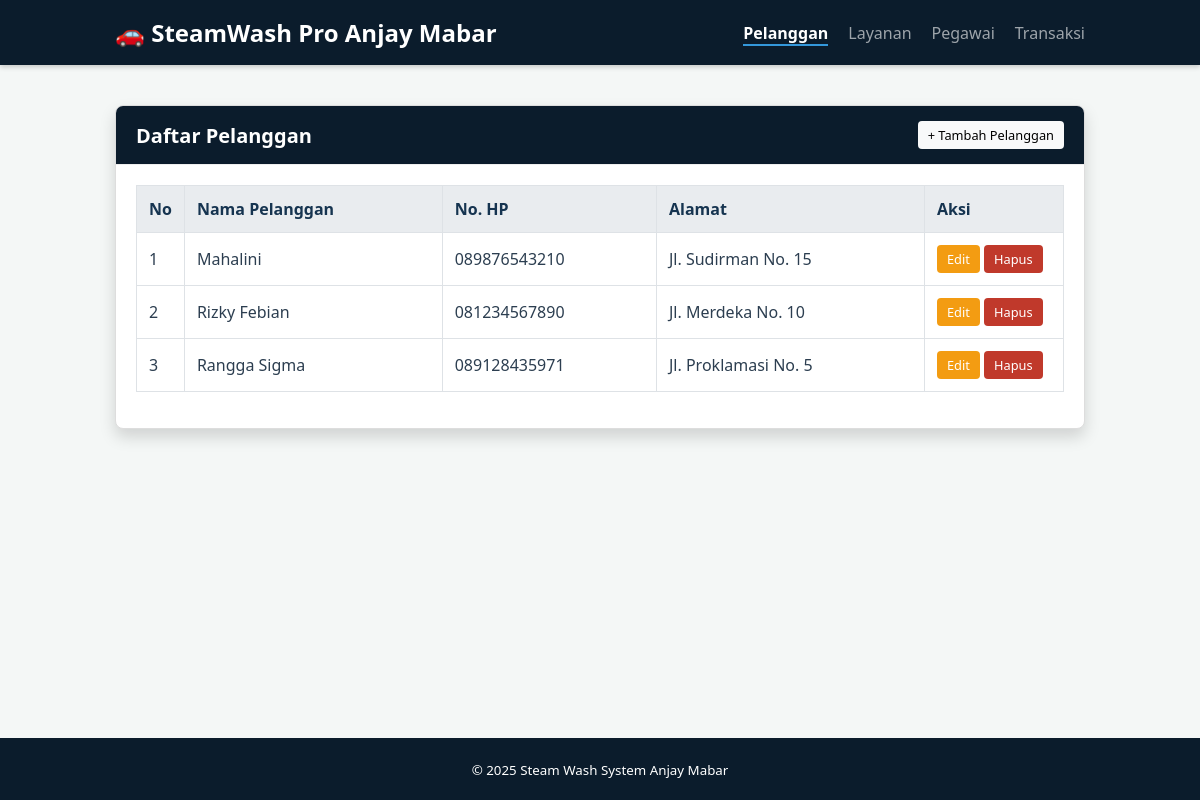
The page / on the database its author committed.
### tables this page shows
CREATE TABLE pelanggan (
    id_pelanggan INT AUTO_INCREMENT PRIMARY KEY,
    nama_pelanggan VARCHAR(100) NOT NULL,
    no_hp VARCHAR(15) NOT NULL,
    alamat TEXT
);

### viewmodels/PelangganViewModel.php (called while the page is built, shortened)
<?php
require_once 'config/Database.php';
require_once 'models/Pelanggan.php';
class PelangganViewModel {
    private $pelangganModel;
    public function __construct() {
        $database = new Database();
        $this->db = $database->getConnection();
        $this->pelangganModel = new Pelanggan($this->db);
    }
    public function showAllPelanggan() {
        $stmt = $this->pelangganModel->read();
        $dataPelanggan = [];
        while ($row = $stmt->fetch(PDO::FETCH_ASSOC)) {
            $dataPelanggan[] = $row;
        }
        return $dataPelanggan;
    }
}
?>

### config/Database.php (called while the page is built, shortened)
<?php
class Database {
    private $host = "localhost";
    private $db_name = "db_tempatcucikendaraan";
    private $username = "root";
    private $password = "";
    public function getConnection() {
        $this->conn = null;
        try {
            $this->conn = new PDO("mysql:host=" . $this->host . ";dbname=" . $this->db_name, $this->username, $this->password);
            $this->conn->setAttribute(PDO::ATTR_ERRMODE, PDO::ERRMODE_EXCEPTION);
        } catch(PDOException $exception) {
            echo "Connection error: " . $exception->getMessage();
        }
        return $this->conn;
    }
}
?>

### models/Pelanggan.php (called while the page is built, shortened)
<?php
class Pelanggan {
    private $conn;
    private $table_name = "pelanggan";
    public function __construct($db) {
        $this->conn = $db;
    }
    public function read() {
        $query = "SELECT * FROM " . $this->table_name . " ORDER BY id_pelanggan DESC";
        $stmt = $this->conn->prepare($query);
        $stmt->execute();
        return $stmt;
    }
}
?>

### views/pelanggan_list.php (the view, shortened to what this page needs)
<?php
include 'views/template/header.php';
?>
<div class="card shadow">
    <div class="card-header d-flex justify-content-between align-items-center">
        <h3 class="mb-0" style="margin:0; font-size: 1.25rem;">Daftar Pelanggan</h3>
        <a href="index.php?page=add_pelanggan" class="btn btn-light btn-sm">
            + Tambah Pelanggan
        </a>
    </div>
    <div class="card-body">
        <div class="table-responsive">
            <table class="table table-hover table-bordered">
                <thead>
                    <tr>
                        <th width="5%">No</th>
                        <th>Nama Pelanggan</th>
                        <th>No. HP</th>
                        <th>Alamat</th>
                        <th width="15%">Aksi</th>
                    </tr>
                </thead>
                <tbody>
                    <?php
                    if (!empty($pelangganList)) {
                        $no = 1;
                        foreach ($pelangganList as $p) {
                    ?>
                        <tr>
                            <td class="text-center"><?= $no++; ?></td>
                            <td><?= $p['nama_pelanggan']; ?></td>
                            <td><?= $p['no_hp']; ?></td>
                            <td><?= $p['alamat']; ?></td>
                            <td>
                                <a href="index.php?page=edit_pelanggan&id=<?= $p['id_pelanggan']; ?>" class="btn btn-warning btn-sm">Edit</a>
                                <a href="index.php?action=delete_pelanggan&id=<?= $p['id_pelanggan']; ?>" class="btn btn-danger btn-sm" onclick="return confirm('Yakin ingin menghapus?');">Hapus</a>
                            </td>
                        </tr>
                    <?php
                        }
                    } else {
                    ?>
                        <tr>
                            <td colspan="5" class="text-center">Belum ada data pelanggan.</td>
                        </tr>
                    <?php } ?>
                </tbody>
            </table>
        </div>
    </div>
</div>
<?php
include 'views/template/footer.php';
?>

### views/template/header.php (style rules this page uses)
:root { --primary-dark: #0b1c2c; --secondary-dark: #163450; --accent-color: #3498db; --text-dark: #2c3e50; --bg-light: #f4f7f6; --success: #27ae60; --warning: #f39c12; --danger: #c0392b; --light: #f8f9fa; }
* { box-sizing: border-box; }
body { font-family: 'Segoe UI', Tahoma, sans-serif; background-color: var(--bg-light); margin: 0; padding: 0; color: var(--text-dark); display: flex; flex-direction: column; min-height: 100vh; }
.mb-0 { margin-bottom: 0; }
.d-flex { display: flex; }
.justify-content-between { justify-content: space-between; }
.align-items-center { align-items: center; }
.text-center { text-align: center; }
.card { background: white; border-radius: 8px; box-shadow: 0 2px 4px rgba(0,0,0,0.1); overflow: hidden; border: 1px solid #ddd; }
.card-header { padding: 15px 20px; background-color: var(--primary-dark); color: white; border-bottom: 1px solid #eee; }
.card-body { padding: 20px; }
.shadow { box-shadow: 0 0.5rem 1rem rgba(0, 0, 0, 0.15); }
.table-responsive { overflow-x: auto; }
.table { width: 100%; border-collapse: collapse; margin-bottom: 1rem; }
.table th, .table td { padding: 12px; border: 1px solid #dee2e6; text-align: left; }
.table thead { background-color: #e9ecef; }
.table th { font-weight: 600; color: var(--secondary-dark); }
.btn { display: inline-block; padding: 8px 16px; font-size: 0.9rem; border: none; border-radius: 4px; cursor: pointer; text-decoration: none; transition: 0.2s; font-family: inherit; }
.btn-sm { padding: 5px 10px; font-size: 0.8rem; }
.btn-light { background: #f8f9fa; color: #000; }
.btn-warning { background: var(--warning); color: white; }
.btn-danger { background: var(--danger); color: white; }

### rows shown on the page
pelanggan: nama_pelanggan "Mahalini", no_hp "089876543210", alamat "Jl. Sudirman No. 15"
pelanggan: nama_pelanggan "Rizky Febian", no_hp "081234567890", alamat "Jl. Merdeka No. 10"
pelanggan: nama_pelanggan "Rangga Sigma", no_hp "089128435971", alamat "Jl. Proklamasi No. 5"
